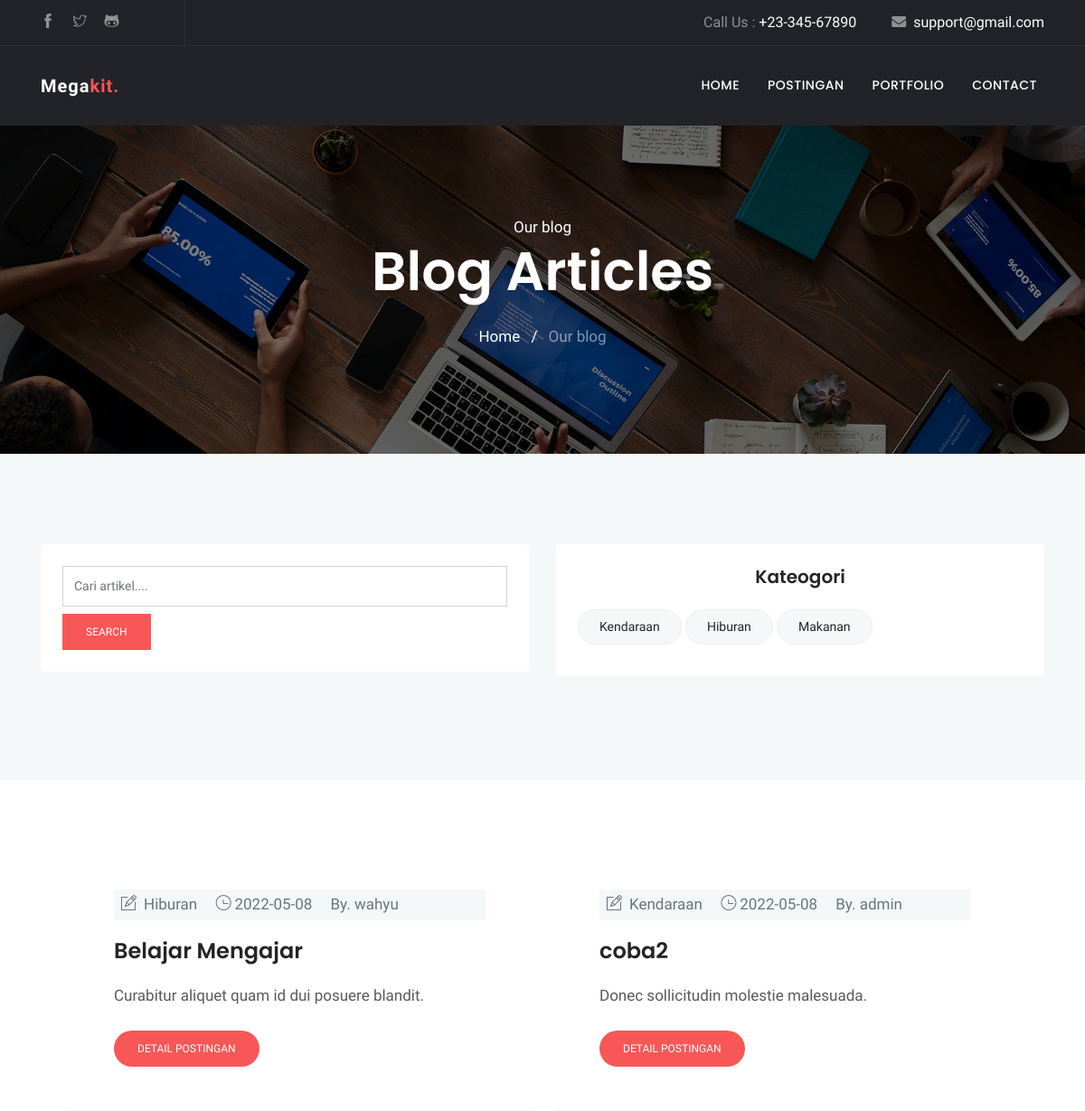
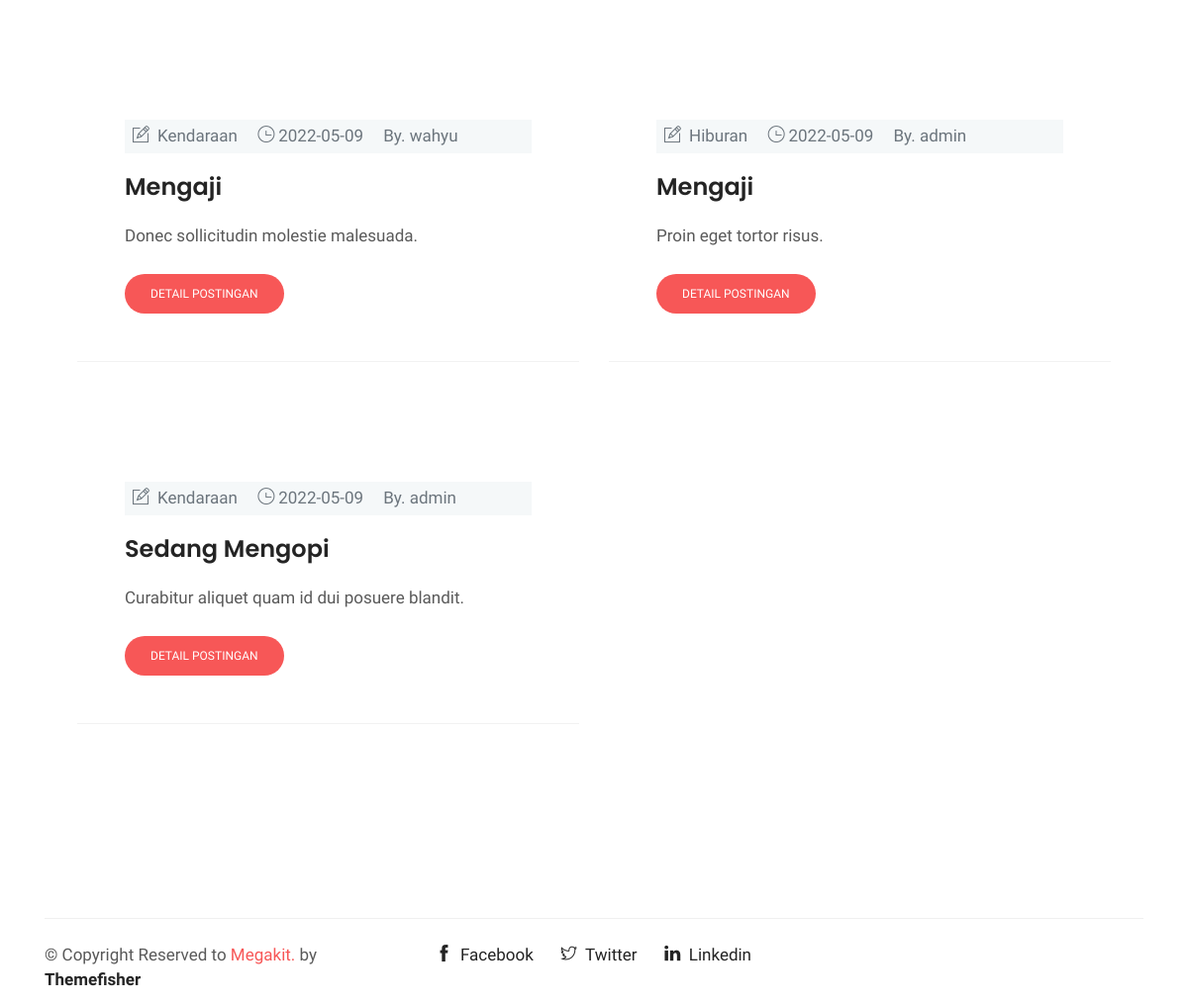
The page / on the database its author committed (2 pictures, top to bottom).
### tables this page shows
CREATE TABLE `kategori` (
  `id_kategori` int(11) NOT NULL,
  `nama_kategori` varchar(200) NOT NULL
);

CREATE TABLE `posts` (
  `id_posts` int(11) NOT NULL,
  `id_kategori` int(11) NOT NULL,
  `id_admin` int(11) NOT NULL,
  `judul` varchar(200) NOT NULL,
  `prolog` varchar(200) NOT NULL,
  `deskripsi` text NOT NULL,
  `foto` varchar(255) NOT NULL,
  `tanggal` date NOT NULL
);

### include/functions.php (called while the page is built)
<?php
$conn = new mysqli("localhost","root","","coba-cms");
function queryData($query) {
    global $conn;
    $result = mysqli_query($conn,$query);
    $rows = [];
    while($row = mysqli_fetch_assoc($result)) {
        $rows[] = $row;
    }
    return $rows;
}
?>

### index.php (the view, shortened to what this page needs)
<?php include('include/header.php') ?>
<?php
$result = queryData("SELECT * FROM posts JOIN kategori ON posts.id_kategori = kategori.id_kategori JOIN admin ON posts.id_admin = admin.id_admin");
$ambilkategori = mysqli_query($conn , "SELECT * FROM kategori");
?>
<div class="main-wrapper ">
    <section class="page-title bg-1">
        <div class="container">
            <div class="row">
                <div class="col-md-12">
                    <div class="block text-center">
                        <span class="text-white">Our blog</span>
                        <h1 class="text-capitalize mb-4 text-lg">Blog articles</h1>
                        <ul class="list-inline">
                            <li class="list-inline-item"><a href="index.html" class="text-white">Home</a></li>
                            <li class="list-inline-item"><span class="text-white">/</span></li>
                            <li class="list-inline-item"><a href="#" class="text-white-50">Our blog</a></li>
                        </ul>
                    </div>
                </div>
            </div>
        </div>
    </section>
    <section class="section blog-wrap bg-gray">
        <div class="container">
            <div class="row">
                <div class="col-lg-6">
                    <div class="sidebar-wrap">
                        <div class="sidebar-widget search card p-4 mb-3 border-0">
                            <form action="./pencarian.php" method="GET" autocomplete="off">
                                <input type="text" class="form-control" placeholder="Cari artikel...." name="keyword">
                                <button type="submit" class="btn btn-mian btn-small d-block mt-2">Search</button>
                            </form>
                        </div>
                    </div>
                </div>
                <div class="col">
                    <div class="sidebar-widget bg-white rounded tags p-4 mb-3">
                        <h5 class="mb-4 text-center">Kateogori</h5>
                        <?php foreach($ambilkategori as $a) : ?>
                        <a href="postKategori.php?id_kat=<?= $a["id_kategori"]?>"><?= $a["nama_kategori"] ?></a>
                        <?php endforeach; ?>
                    </div>
                </div>
            </div>
        </div>
</div>
<div class="container p-5">
    <div class="row">
        <?php foreach ($result as $row) : ?>
        <div class="col-lg-6 col-md-6 mb-5">
            <div class="blog-item">
                <div class="blog-item-content bg-white p-5">
                    <div class="blog-item-meta bg-gray py-1 px-2">
                        <span class="text-muted text-capitalize mr-3"><i
                                class="ti-pencil-alt mr-2"></i><?= $row["nama_kategori"] ?></span>
                        <span class="text-muted text-capitalize mr-3"><i
                                class="ti-time mr-1"></i><?= $row["tanggal"] ?></span>
                        <span class="text-muted">By. <?= $row["username"]; ?></span>
                    </div>
                    <h3 class="mt-3 mb-3"><a href=""><?= $row["judul"] ?></a></h3>
                    <p class="mb-4"><?= $row["prolog"] ?></p>
                    <a href="detail.php?id=<?= $row["id_posts"] ?>" class="btn btn-small btn-main btn-round-full">Detail
                        Postingan</a>
                </div>
            </div>
        </div>
        <?php endforeach; ?>
    </div>
</div>
<?php include('include/footer.php') ?>

### include/header.php (shortened to what this page needs)
<?php require('functions.php'); ?>
<!doctype html>
<html lang="en">
<head>
    <link rel="stylesheet" href="./assets/plugins/bootstrap/css/bootstrap.min.css">
    <link rel="stylesheet" href="./assets/plugins/themify/css/themify-icons.css">
    <link rel="stylesheet" href="./assets/plugins/fontawesome/css/all.css">
    <link rel="stylesheet" href="./assets/plugins/magnific-popup/dist/magnific-popup.css">
    <link rel="stylesheet" href="./assets/plugins/slick-carousel/slick/slick.css">
    <link rel="stylesheet" href="./assets/plugins/slick-carousel/slick/slick-theme.css">
    <link rel="stylesheet" type="text/css"
        href="https://pixinvent.com/stack-responsive-bootstrap-4-admin-template/app-assets/fonts/simple-line-icons/style.min.css">
    <link rel="stylesheet" href="./assets/css/style.css">
</head>
<body>
    <header class="navigation">
        <div class="header-top ">
            <div class="container">
                <div class="row justify-content-between align-items-center">
                    <div class="col-lg-2 col-md-4">
                        <div class="header-top-socials text-center text-lg-left text-md-left">
                            <a href="https://www.facebook.com/themefisher" target="_blank"><i
                                    class="ti-facebook"></i></a>
                            <a href="https://twitter.com/themefisher" target="_blank"><i class="ti-twitter"></i></a>
                            <a href="https://github.com/themefisher/" target="_blank"><i class="ti-github"></i></a>
                        </div>
                    </div>
                    <div class="col-lg-10 col-md-8 text-center text-lg-right text-md-right">
                        <div class="header-top-info">
                            <a href="tel:+23-345-67890">Call Us : <span>+23-345-67890</span></a>
                            <a href="mailto:support@gmail.com"><i
                                    class="fa fa-envelope mr-2"></i><span>support@gmail.com</span></a>
                        </div>
                    </div>
                </div>
            </div>
        </div>
        <nav class="navbar navbar-expand-lg  py-4" id="navbar">
            <div class="container">
                <a class="navbar-brand" href="index.html">
                    Mega<span>kit.</span>
                </a>
                <div class="collapse navbar-collapse text-center" id="navbarsExample09">
                    <ul class="navbar-nav ml-auto">
                        <li class="nav-item active">
                            <a class="nav-link" href="index.php">Home <span class="sr-only">(current)</span></a>
                        </li>
                        <li class="nav-item"><a class="nav-link" href="posts.php">Postingan</a></li>
                        <li class="nav-item"><a class="nav-link" href="project.html">Portfolio</a></li>
                        <li class="nav-item"><a class="nav-link" href="contact.html">Contact</a></li>
                    </ul>
                </div>
            </div>
        </nav>
    </header>

### include/footer.php (shortened to what this page needs)
<footer class="footer section">
    <div class="container">
        <div class="footer-btm pt-4">
            <div class="row">
                <div class="col-lg-4 col-md-12 col-sm-12">
                    <div class="copyright">
                        &copy; Copyright Reserved to <span class="text-color">Megakit.</span> by <a
                            href="https://themefisher.com/" target="_blank">Themefisher</a>
                    </div>
                </div>
                <div class="col-lg-4 col-md-12 col-sm-12 text-left text-lg-left">
                    <ul class="list-inline footer-socials">
                        <li class="list-inline-item"><a href="https://www.facebook.com/themefisher"><i
                                    class="ti-facebook mr-2"></i>Facebook</a></li>
                        <li class="list-inline-item"><a href="https://twitter.com/themefisher"><i
                                    class="ti-twitter mr-2"></i>Twitter</a></li>
                        <li class="list-inline-item"><a href="https://www.pinterest.com/themefisher/"><i
                                    class="ti-linkedin mr-2 "></i>Linkedin</a></li>
                    </ul>
                </div>
            </div>
        </div>
    </div>
</footer>
</body>
</html>

### assets/css/style.css (style rules this page uses)
html { overflow-x: hidden; }
body { line-height: 1.5; font-family: "Hind", serif; -webkit-font-smoothing: antialiased; font-size: 17px; color: rgba(0, 0, 0, 0.65); }
h1, .h1, h2, .h2, h3, .h3, h4, .h4, h5, .h5, h6, .h6 { font-family: "Poppins", sans-serif; font-weight: 600; color: #242424; }
h1, .h1 { font-size: 2.5rem; }
h3, .h3 { font-size: 1.5rem; }
h5, .h5 { font-size: 1.25rem; }
p { line-height: 30px; }
input[type="email"], input[type="password"], input[type="text"], input[type="tel"] { box-shadow: none; height: 45px; outline: none; font-size: 14px; }
.form-control { box-shadow: none; border-radius: 0; }
.btn { display: inline-block; font-size: 14px; font-size: 0.8125rem; font-weight: 400; padding: 1rem 2.5rem; text-transform: uppercase; border-radius: 0; transition: all 0.2s ease; }
.btn-main, .btn-transparent, .btn-small { background: #f75757; color: #fff; transition: all 0.2s ease; }
.btn-small { padding: 10px 25px; font-size: 12px; }
.btn-round-full { border-radius: 50px; }
.bg-gray { background: #f5f8f9; }
.section { padding: 100px 0; }
.overly, .page-title, .slider, .cta, .hero-img { position: relative; }
.overly:before, .page-title:before, .slider:before, .cta:before, .hero-img:before { content: ""; position: absolute; left: 0; top: 0; bottom: 0; right: 0; width: 100%; height: 100%; opacity: 0.5; background: #000; }
.text-color { color: #f75757; }
.text-lg { font-size: 3.75rem; }
a { color: #242424; text-decoration: none; }
.page-title { padding: 100px 0; }
.page-title .block h1 { color: #fff; }
#navbar { background: #222328; box-shadow: 0 1px 2px rgba(0, 0, 0, 0.05); }
#navbar li { padding-left: 15px; }
#navbar .nav-link { font-family: "Poppins", sans-serif; font-weight: 500; color: #fff; text-transform: uppercase; font-size: 14px; letter-spacing: .5px; transition: all .25s ease; }
.header-top { background: #222328; color: #919194; border-bottom: 1px solid rgba(255, 255, 255, 0.05); }
.header-top .header-top-socials { border-right: 1px solid rgba(255, 255, 255, 0.05); padding: 12px 0px; }
.header-top .header-top-socials a { color: #919194; margin-right: 15px; font-size: 16px; }
.header-top .header-top-info { color: #919194; font-size: 16px; }
.header-top .header-top-info a span { color: #fff; }
.header-top .header-top-info a { margin-left: 35px; color: #919194; }
.navbar-brand { color: #fff; font-weight: 600; letter-spacing: 1px; }
.navbar-brand span { color: #f75757; }
.bg-1 { background: url("../images/bg/home-2.jpg") no-repeat 50% 50%; background-size: cover; }
.blog-item-content h3 { line-height: 36px; }
.blog-item-content h3 a { transition: all .4s ease 0s; }
.tags a { background: #f5f8f9; display: inline-block; padding: 8px 23px; border-radius: 38px; margin-bottom: 10px; border: 1px solid #eee; font-size: 14px; text-transform: capitalize; }
.blog-item { border-bottom: 1px solid rgba(0, 0, 0, 0.05); }
.footer { padding-bottom: 10px; }
.footer .copyright a { font-weight: 600; }
.footer-btm { border-top: 1px solid rgba(0, 0, 0, 0.06); }
.footer-socials li a { margin-left: 15px; }

### rows shown on the page
kategori: nama_kategori "Kendaraan"
kategori: nama_kategori "Hiburan"
kategori: nama_kategori "Makanan"
posts: id_kategori.nama_kategori "Hiburan", tanggal "2022-05-08", id_admin.username "wahyu", judul "Belajar Mengajar", prolog "Curabitur aliquet quam id dui posuere blandit."
posts: id_kategori.nama_kategori "Kendaraan", tanggal "2022-05-08", id_admin.username "admin", judul "coba2", prolog "Donec sollicitudin molestie malesuada."
posts: id_kategori.nama_kategori "Kendaraan", tanggal "2022-05-09", id_admin.username "wahyu", judul "Mengaji", prolog "Donec sollicitudin molestie malesuada."
posts: id_kategori.nama_kategori "Hiburan", tanggal "2022-05-09", id_admin.username "admin", judul "Mengaji", prolog "Proin eget tortor risus."
posts: id_kategori.nama_kategori "Kendaraan", tanggal "2022-05-09", id_admin.username "admin", judul "Sedang Mengopi", prolog "Curabitur aliquet quam id dui posuere blandit."
